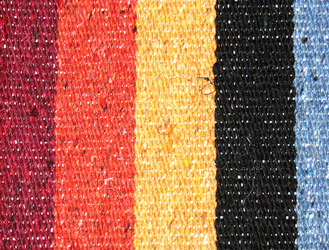
%> input picture Applications/iterative/1.png, 329 x 250 px
$ octave ITER_1d_comparison.m   (GNU Octave 9; MATLAB toolbox functions it lacks are replaced by stand-ins)
%> lines starting %> are read from the running program, lines starting %| are printed output that depends on the picture
clear all
close all

I = double(imread('1.png'))/255;

patchSize = 5;
Sigma = round((patchSize-1)./4);
line_of_interest = 150;
rows = [1:100];
scale = 1
Lambda = 1;
iter = [1 10 100];
R=[I((line_of_interest-length(rows)/2):(line_of_interest+length(rows)/2), rows, :)];
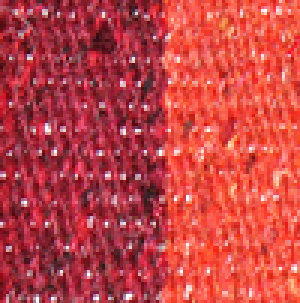
%> R: size 101x100x3 double (shown 3 times larger); mean R, G, B 0.763, 0.265, 0.273
d=[];

figure
m=2;
mn=length(iter)+1;
subplot(m,mn,1)
imshow(I((line_of_interest-length(rows)/2):(line_of_interest+length(rows)/2), rows, :))
subplot(m,mn,1+mn)
plot(I(line_of_interest, rows, 1),'k', 'linewidth', 1); xlabel('Input','FontSize',12 ,'Interpreter','latex')
ylim([0.3, 1.1])
grid on
hold on


% original weight
for n = 1 : length(iter)
    J = I;
    for i = 1 : iter(n)
        [J,kk] = GAVWAe5(J,J, Sigma,scale);

    end

    subplot(m,mn,n+1)
    imshow(J((line_of_interest-length(rows)/2):(line_of_interest+length(rows)/2), rows, :))
    subplot(m,mn,n+1+mn)

    plot(J(line_of_interest, rows, 1), 'k', 'linewidth', 1);xlabel([' $N_{iter}$ =', num2str(iter(n))],'FontSize',12,'Interpreter','latex' )
    grid on
    ylim([0.3, 1.1])

    %imwrite(J, ['ITER_1d_',num2str(iter(n)), '.png']);
    R =[R J((line_of_interest-length(rows)/2):(line_of_interest+length(rows)/2), rows, :)];
end
%> this loop made 3 passes
%> pass 1, `imshow(J((line_of_interest-length(rows)/2):(line_of_interest+length(ro..`:
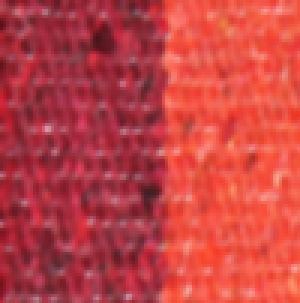
%> displayed picture: size 101x100x3, on the screen's scale of 0 to 255 (shown 3 times larger); mean R, G, B 194.2, 66.5, 68.6
%> pass 1, `R =[R J((line_of_interest-length(rows)/2):(line_of_interest+length(row..`:
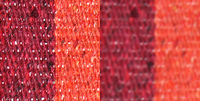
%> R: size 101x200x3 double; mean R, G, B 0.762, 0.263, 0.271
%> pass 2, `R =[R J((line_of_interest-length(rows)/2):(line_of_interest+length(row..`:
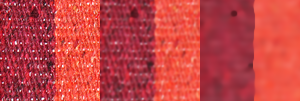
%> R: size 101x300x3 double; mean R, G, B 0.762, 0.262, 0.27
%> after the loop:
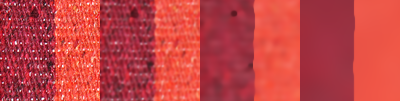
%> R: size 101x400x3 double; mean R, G, B 0.762, 0.261, 0.269
%> after the loop:
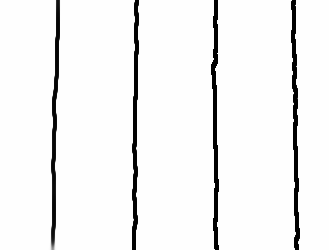
%> kk: size 250x329x3 double; min 0.000344, max 1, mean 0.95
%> after the loop:
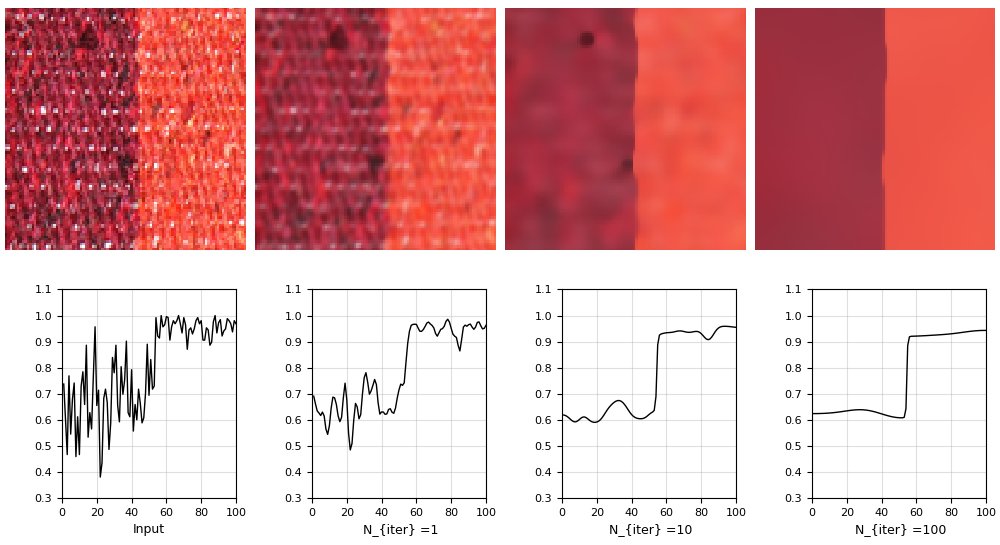
%> figure redrawn from the program's plot data, 8 panels
